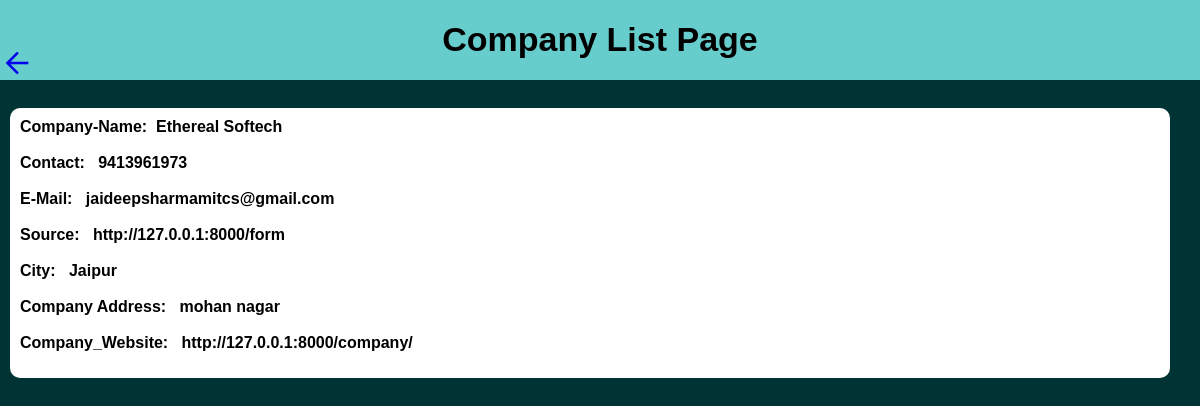
The page /company_list/view-details/1 on the database its author committed.
### app/models.py (models this page shows)
class companydetail(models.Model):
    Company_Name=models.CharField(max_length=50)
    contact=models.IntegerField(blank=True ,null=True)
    Email=models.EmailField(max_length=300)
    source=models.CharField(max_length=300)
    city=models.CharField(max_length=500)
    address=models.CharField(max_length=500)
    website=models.CharField(max_length=500)

### app/views.py (the view)
# urls.py: path('company_list/view-details/<int:id>',views.view_detail,name='view-details'),
def view_detail(request,id):
    a=companydetail.objects.filter(id=id)
    for i in a:
       return render ( request,'view_details.html',{'view':a})

### templates/view_details.html (shortened to what this page needs)
<!DOCTYPE html>
<html lang="en">
<head>
  <link rel="stylesheet"
    href="https://cdnjs.cloudflare.com/ajax/libs/font-awesome/6.4.2/css/all.min.css" />
</head>
<body>
  <div class="backspace">
  <a href="http://127.0.0.1:8000/"><span class="material-symbols-outlined"
      style="margin-top: 46px; background: #66CCCC; margin-left: 0px; font-size: 34px;">arrow_back</span></a>
  </div>
  <div class="H">
    <h1>Company List Page</h1> <br>
  </div>
  <div class="U">
    {% for i in  view %}
    <ul style="margin-top: 10px;"> <b>
        <li scope="row" ><style> S.no. &nbsp;&nbsp; {{i.id}}</style> Company-Name: &nbsp;{{i.Company_Name}} <br> <br>
          Contact:&nbsp;&nbsp; {{i.contact}} <br><br>
          E-Mail:&nbsp;&nbsp; {{i.Email}} <br><br>
          Source:&nbsp;&nbsp; {{i.source}} <br><br>
          City:&nbsp;&nbsp; {{i.city}} <br><br>
          Company Address:&nbsp;&nbsp; {{i.address}} <br><br>
          Company_Website:&nbsp;&nbsp; {{i.website}} <br><br>
    </ul>
    {% endfor %}
  </div>
</body>
</html>

### templates/view_details.html (style rules this page uses)
* { margin: 0%; padding: 0%; background: #003333; }
.H h1 { background: #66CCCC; text-align: center; height: 60px; font-size: 34px; font-family: 'Franklin Gothic Medium', 'Arial Narrow', Arial, sans-serif; }
.backspace { align-items: left; background-color: #66CCCC; width: 100%; cursor: pointer; height: 20px }
.U li { background: white; font-family: Arial, Helvetica, sans-serif; margin-left: 10px; list-style: none; height: 250px; width: 95%; border-radius: 10px; margin-top: 10px; padding: 10px; }

### rows shown on the page
companydetail: Company_Name "Ethereal Softech", contact "9413961973", Email "jaideepsharmamitcs@gmail.com", source "http://127.0.0.1:8000/form", city "Jaipur", address "mohan nagar", website "http://127.0.0.1:8000/company/"
